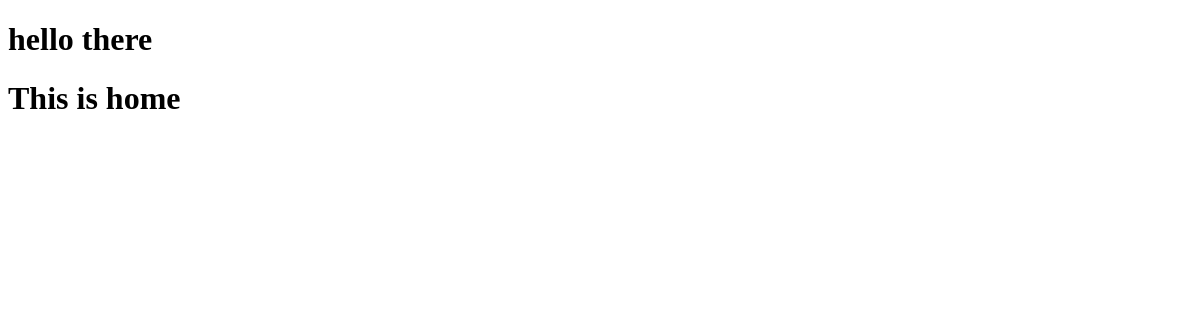
/restaurants/listview/, run on an earlier commit of the app's database.
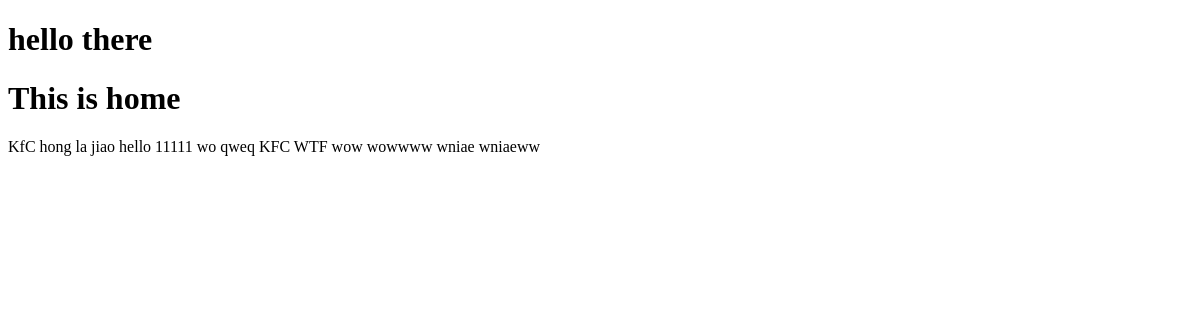
And on a later commit of the database.
### restaurants/models.py (models this page shows, shortened)
class Restaurants(models.Model):
    owner = models.ForeignKey(User)
    name = models.CharField(max_length=120, unique=True)
    location = models.CharField(max_length=120, null=True, blank=True)
    manager = models.CharField(max_length=30)
    type = models.CharField(max_length=20)
    slug = models.CharField(max_length=60, null=True, blank=True)

### restaurants/views.py (the view)
class ResLisView(ListView):
    queryset = Restaurants.objects.all()
    template_name = 'home.html'

### templates/home.html (shortened to what this page needs)
{% extends 'base.html' %}
{% block body %}
    <h1>This is home</h1>
    {% for obj in object_list %}
        {{ obj.name }}
    {% endfor %}
{% endblock %}

### templates/base.html (shortened to what this page needs)
<!DOCTYPE html>
<html lang="en">
<head>
</head>
<body>
    <h1>hello there</h1>
    {% block body %}
    {% endblock %}
</body>
</html>

What changed in the data, as far as the page shows it:
added Restaurants: name "KfC"
added Restaurants: name "hong la jiao"
added Restaurants: name "hello"
added Restaurants: name "11111"
added Restaurants: name "wo"
added Restaurants: name "qweq"
added Restaurants: name "KFC"
added Restaurants: name "WTF"
added Restaurants: name "wow"
added Restaurants: name "wowwww"
added Restaurants: name "wniae"
added Restaurants: name "wniaeww"
